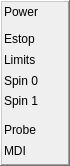
    <widget class="QFrame" name="status_alarms">
     <property name="geometry">
      <rect>
       <x>954</x>
       <y>51</y>
       <width>70</width>
       <height>166</height>
      </rect>
     </property>
     <property name="frameShape">
      <enum>QFrame::WinPanel</enum>
     </property>
     <property name="frameShadow">
      <enum>QFrame::Raised</enum>
     </property>
     <widget class="LED" name="led_f2_estop">
      <property name="geometry">
       <rect>
        <x>47</x>
        <y>34</y>
        <width>12</width>
        <height>12</height>
       </rect>
      </property>
      <property name="font">
       <font>
        <pointsize>9</pointsize>
       </font>
      </property>
      <property name="diameter">
       <number>20</number>
      </property>
      <property name="state">
       <bool>false</bool>
      </property>
      <property name="flashing" stdset="0">
       <bool>false</bool>
      </property>
      <property name="flashRate">
       <number>400</number>
      </property>
     </widget>
     <widget class="LED" name="led_f2_in_limits">
      <property name="geometry">
       <rect>
        <x>47</x>
        <y>55</y>
        <width>12</width>
        <height>12</height>
       </rect>
      </property>
      <property name="font">
       <font>
        <pointsize>9</pointsize>
       </font>
      </property>
      <property name="diameter">
       <number>20</number>
      </property>
      <property name="state">
       <bool>false</bool>
      </property>
      <property name="flashing" stdset="0">
       <bool>false</bool>
      </property>
      <property name="flashRate">
       <number>400</number>
      </property>
     </widget>
     <widget class="LED" name="led_f2_spindle_0_rpm_error">
      <property name="geometry">
       <rect>
        <x>47</x>
        <y>75</y>
        <width>12</width>
        <height>12</height>
       </rect>
      </property>
      <property name="font">
       <font>
        <pointsize>9</pointsize>
       </font>
      </property>
      <property name="halpin_option" stdset="0">
       <bool>true</bool>
      </property>
      <property name="diameter">
       <number>20</number>
      </property>
      <property name="color">
       <color>
        <red>0</red>
        <green>255</green>
        <blue>0</blue>
       </color>
      </property>
      <property name="state">
       <bool>false</bool>
      </property>
     </widget>
     <widget class="LED" name="led_f2_spindle_1_rpm_error">
      <property name="geometry">
       <rect>
        <x>47</x>
        <y>96</y>
        <width>12</width>
        <height>12</height>
       </rect>
      </property>
      <property name="font">
       <font>
        <pointsize>9</pointsize>
       </font>
      </property>
      <property name="diameter">
       <number>20</number>
      </property>
      <property name="color">
       <color>
        <red>0</red>
        <green>255</green>
        <blue>0</blue>
       </color>
      </property>
      <property name="state">
       <bool>false</bool>
      </property>
     </widget>
     <widget class="LED" name="led_f2_probe_check">
      <property name="geometry">
       <rect>
        <x>47</x>
        <y>125</y>
        <width>12</width>
        <height>12</height>
       </rect>
      </property>
      <property name="font">
       <font>
        <pointsize>9</pointsize>
       </font>
      </property>
      <property name="diameter">
       <number>20</number>
      </property>
      <property name="color">
       <color>
        <red>0</red>
        <green>182</green>
        <blue>255</blue>
       </color>
      </property>
      <property name="state">
       <bool>false</bool>
      </property>
     </widget>
     <widget class="LED" name="led_f2_mdi">
      <property name="geometry">
       <rect>
        <x>47</x>
        <y>146</y>
        <width>12</width>
        <height>12</height>
       </rect>
      </property>
      <property name="font">
       <font>
        <pointsize>9</pointsize>
       </font>
      </property>
      <property name="diameter">
       <number>20</number>
      </property>
      <property name="color">
       <color>
        <red>255</red>
        <green>179</green>
        <blue>0</blue>
       </color>
      </property>
      <property name="state">
       <bool>false</bool>
      </property>
     </widget>
     <widget class="QLabel" name="plab_f2_estop_label">
      <property name="geometry">
       <rect>
        <x>4</x>
        <y>31</y>
        <width>36</width>
        <height>16</height>
       </rect>
      </property>
      <property name="font">
       <font>
        <pointsize>9</pointsize>
       </font>
      </property>
      <property name="text">
       <string>Estop</string>
      </property>
      <property name="alignment">
       <set>Qt::AlignLeading|Qt::AlignLeft|Qt::AlignVCenter</set>
      </property>
     </widget>
     <widget class="QLabel" name="plab_f2_limits_label">
      <property name="geometry">
       <rect>
        <x>4</x>
        <y>52</y>
        <width>36</width>
        <height>16</height>
       </rect>
      </property>
      <property name="font">
       <font>
        <pointsize>9</pointsize>
       </font>
      </property>
      <property name="text">
       <string>Limits</string>
      </property>
      <property name="alignment">
       <set>Qt::AlignLeading|Qt::AlignLeft|Qt::AlignVCenter</set>
      </property>
     </widget>
     <widget class="QLabel" name="plab_f2_spindle_0_label">
      <property name="geometry">
       <rect>
        <x>4</x>
        <y>73</y>
        <width>36</width>
        <height>16</height>
       </rect>
      </property>
      <property name="font">
       <font>
        <pointsize>9</pointsize>
       </font>
      </property>
      <property name="text">
       <string>Spin 0</string>
      </property>
      <property name="alignment">
       <set>Qt::AlignLeading|Qt::AlignLeft|Qt::AlignVCenter</set>
      </property>
     </widget>
     <widget class="QLabel" name="plab_f2_spindle_1_label">
      <property name="geometry">
       <rect>
        <x>4</x>
        <y>93</y>
        <width>36</width>
        <height>16</height>
       </rect>
      </property>
      <property name="font">
       <font>
        <pointsize>9</pointsize>
       </font>
      </property>
      <property name="text">
       <string>Spin 1</string>
      </property>
      <property name="alignment">
       <set>Qt::AlignLeading|Qt::AlignLeft|Qt::AlignVCenter</set>
      </property>
     </widget>
     <widget class="QLabel" name="plab_f2_probe_label">
      <property name="geometry">
       <rect>
        <x>4</x>
        <y>122</y>
        <width>36</width>
        <height>16</height>
       </rect>
      </property>
      <property name="font">
       <font>
        <pointsize>9</pointsize>
       </font>
      </property>
      <property name="text">
       <string>Probe</string>
      </property>
      <property name="alignment">
       <set>Qt::AlignLeading|Qt::AlignLeft|Qt::AlignVCenter</set>
      </property>
     </widget>
     <widget class="QLabel" name="plab_f2_mdi">
      <property name="geometry">
       <rect>
        <x>4</x>
        <y>143</y>
        <width>36</width>
        <height>16</height>
       </rect>
      </property>
      <property name="font">
       <font>
        <pointsize>9</pointsize>
       </font>
      </property>
      <property name="text">
       <string>MDI</string>
      </property>
      <property name="alignment">
       <set>Qt::AlignLeading|Qt::AlignLeft|Qt::AlignVCenter</set>
      </property>
     </widget>
     <widget class="QLabel" name="plab_f2_power_label">
      <property name="geometry">
       <rect>
        <x>4</x>
        <y>4</y>
        <width>36</width>
        <height>16</height>
       </rect>
      </property>
      <property name="font">
       <font>
        <pointsize>9</pointsize>
       </font>
      </property>
      <property name="text">
       <string>Power</string>
      </property>
      <property name="alignment">
       <set>Qt::AlignLeading|Qt::AlignLeft|Qt::AlignVCenter</set>
      </property>
     </widget>
     <widget class="LED" name="led_f2_power_on">
      <property name="geometry">
       <rect>
        <x>47</x>
        <y>7</y>
        <width>12</width>
        <height>12</height>
       </rect>
      </property>
      <property name="font">
       <font>
        <pointsize>9</pointsize>
       </font>
      </property>
      <property name="diameter">
       <number>20</number>
      </property>
      <property name="color">
       <color>
        <red>0</red>
        <green>255</green>
        <blue>0</blue>
       </color>
      </property>
      <property name="state">
       <bool>false</bool>
      </property>
      <property name="flashing" stdset="0">
       <bool>false</bool>
      </property>
      <property name="flashRate">
       <number>400</number>
      </property>
     </widget>
    </widget>
